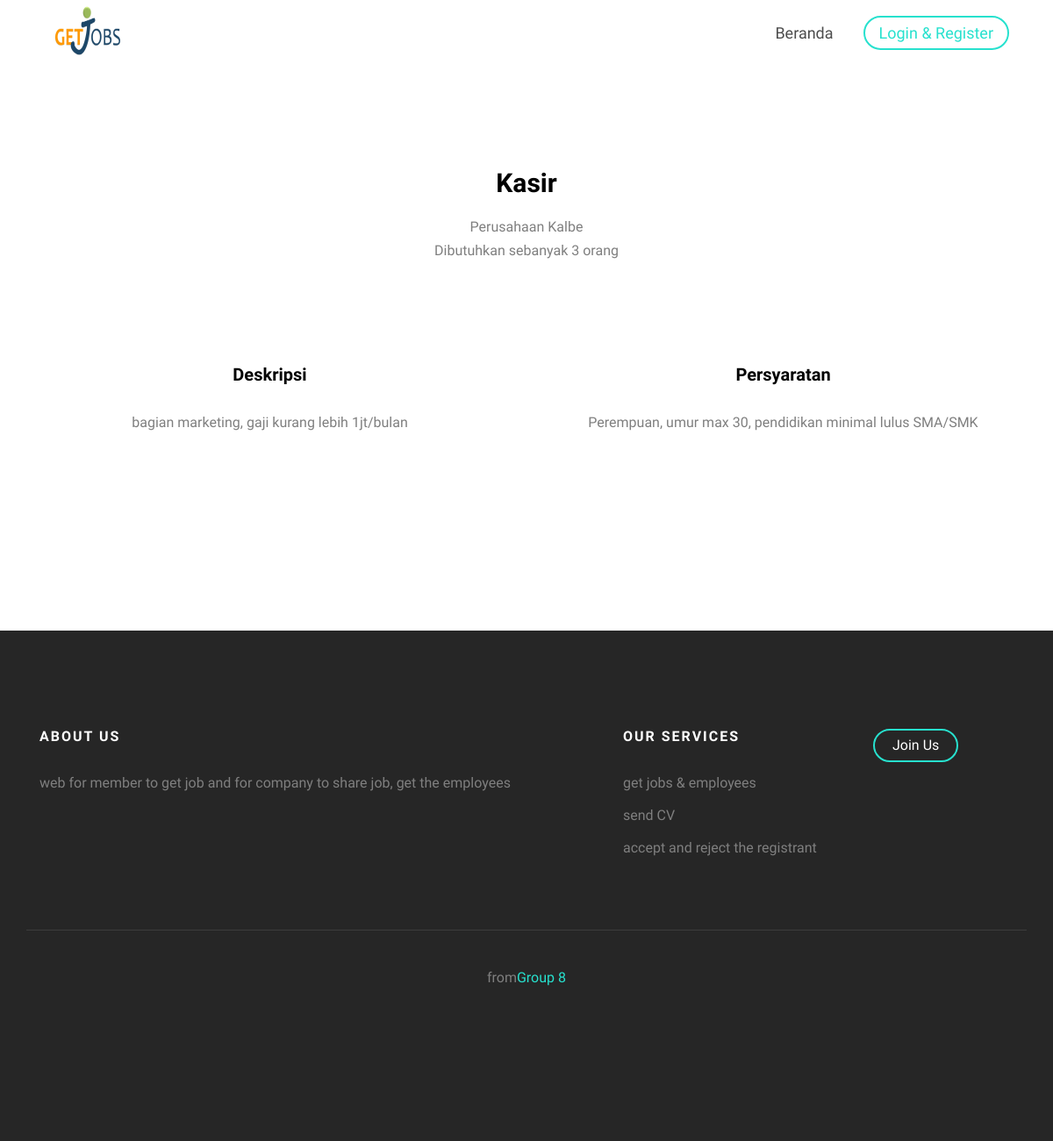
The page /visitor/detail_lowongan/1 on the database as committed earlier.
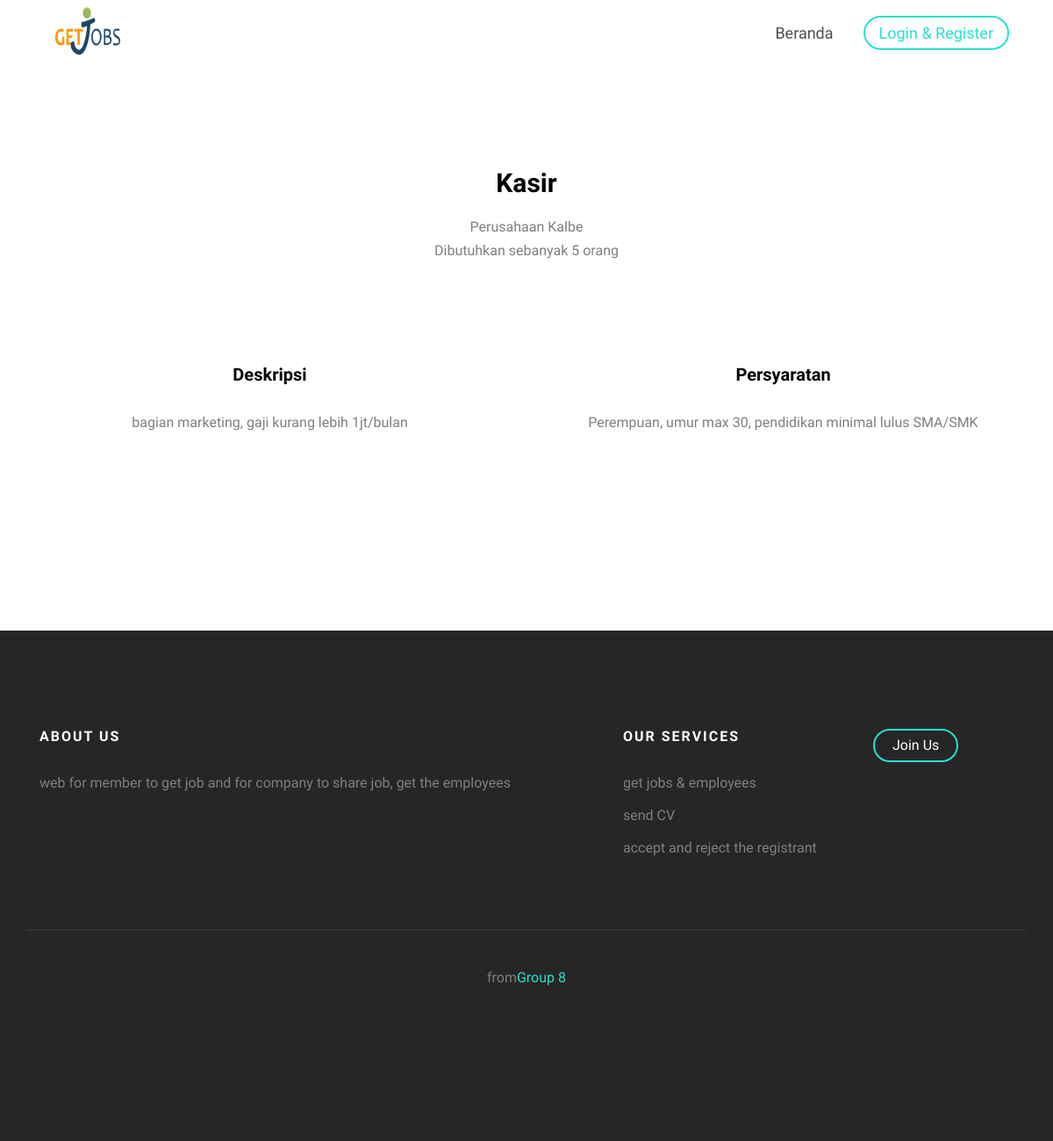
The same page on the database as committed later.
### tables this page shows
CREATE TABLE `lowongan` (
  `id_lowongan` int(11) NOT NULL,
  `lowongan` varchar(50) NOT NULL,
  `deskripsi` varchar(255) NOT NULL,
  `jumlah` int(11) NOT NULL,
  `persyaratan` varchar(255) NOT NULL,
  `id_perusahaan` int(11) NOT NULL,
  `tanggal_post` date NOT NULL,
  `status` enum('buka','tutup') NOT NULL
);

CREATE TABLE `perusahaan` (
  `id_perusahaan` int(11) NOT NULL,
  `nama_perusahaan` varchar(50) NOT NULL,
  `alamat` varchar(100) NOT NULL,
  `no_telp` varchar(12) NOT NULL,
  `email` varchar(50) NOT NULL,
  `website` varchar(50) NOT NULL,
  `fax` varchar(12) NOT NULL,
  `visi` longtext NOT NULL,
  `misi` longtext NOT NULL,
  `tahun_berdiri` year(4) NOT NULL,
  `id_jenis_perusahaan` int(11) NOT NULL,
  `foto` varchar(25) NOT NULL,
  `fk_user` int(11) NOT NULL
);

### application/controllers/Visitor.php (called while the page is built, shortened)
<?php
class Visitor extends CI_Controller {
	public function __construct()
	{
		$this->load->model('dataVisitor');
	}
	public function detail_lowongan($id)
	{
		$this->load->model('dataMember');
		$data['profile'] = $this->dataMember->get_single_lowongan($id);
		$this->load->view('visitor/single_lowongan', $data);
	}
}

### index.php (called while the page is built, shortened)
<?php
require_once BASEPATH.'core/CodeIgniter.php';

### application/models/DataMember.php (called while the page is built, shortened)
<?php
class DataMember extends CI_Model {
	public function get_single_lowongan($id)
	{
		$this->db->select('*');
		$this->db->from('lowongan');
		$this->db->join('perusahaan', 'lowongan.id_perusahaan = perusahaan.id_perusahaan');
		$this->db->where('lowongan.id_lowongan', $id);
		return $this->db->get()->result();
	}
}

### application/views/visitor/single_lowongan.php (the view, shortened to what this page needs)
<div class="fh5co-about animate-box">
	<div class="col-md-6 col-md-offset-3 text-center fh5co-heading">
		<h2><?php echo $profile[0]->lowongan; ?></h2>
		<p>
			Perusahaan <?php echo $profile[0]->nama_perusahaan; ?>
			<br>
			Dibutuhkan sebanyak <?php echo $profile[0]->jumlah; ?> orang
		</p>
	</div>
</div>
<div id="fh5co-services-section">
	<div class="container">
		<div class="row">
			<div class="col-md-6 text-center item-block animate-box">
				<h3>Deskripsi</h3>
				<p><?php echo $profile[0]->deskripsi; ?></p>
			</div>
			<div class="col-md-6 text-center item-block animate-box">
				<h3>Persyaratan</h3>
				<p><?php echo $profile[0]->persyaratan; ?></p>
			</div>
		</div>
	</div>
</div>

Rows that differ between the two databases and show on the page:
changed lowongan "Kasir": jumlah "3" → "5"
